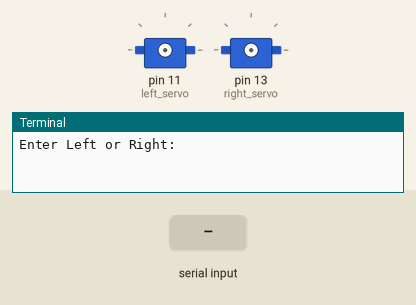
Recording of a program running on a simulated Raspberry Pi (header pin numbers). Shown: 2 × servo, the last lines printed to the terminal. Inputs (shaded band) come from the test bench. Servo angles are drawn from the pulse width (0.5 ms = 0°, 2.5 ms = 180°).

Above: at 1.2 s.
1.3 s: "Left" typed at the terminal, then Enter
At 3.2 s:
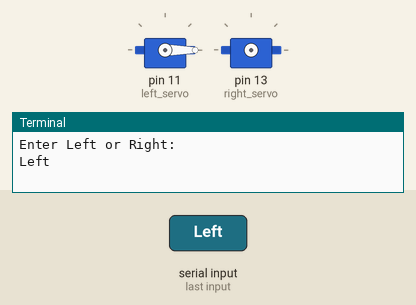
4.3 s: "Right" typed at the terminal, then Enter
At 6.7 s:
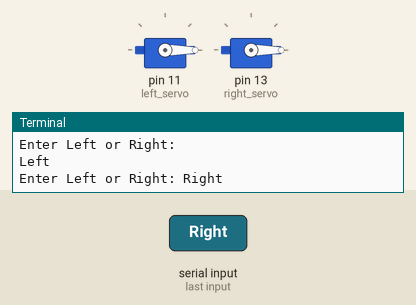
7.3 s: "Left" typed at the terminal, then Enter
At 7.8 s:
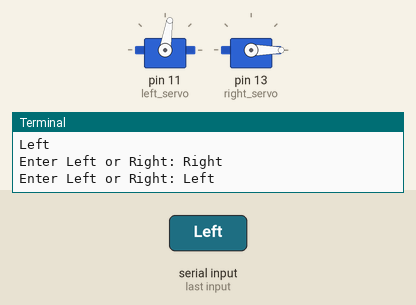
13.3 s: "Right" typed at the terminal, then Enter
At 13.6 s:
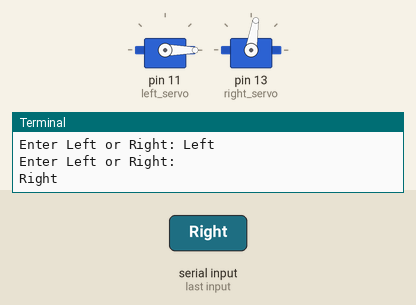
Timing chart, 0 to 15.8 s (numbered marks = the images above; inputs shaded):
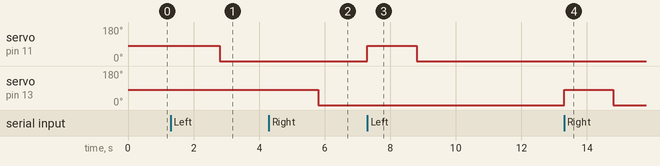

Measured:
- after the input at 1.3 s, servo on pin 11 (left_servo): 81° → 0° after 1.5 s
- after the input at 4.3 s, servo on pin 13 (right_servo): 81° → 0° after 1.5 s
- after the input at 7.3 s, servo on pin 11 (left_servo): 0° → 81° at once, → 0° 1.5 s later
- after the input at 13.3 s, servo on pin 13 (right_servo): 0° → 81° at once, → 0° 1.5 s later

The program:

actuator.py
```python
import RPi.GPIO as GPIO
import time

GPIO.setmode(GPIO.BOARD)

GPIO.setup(11, GPIO.OUT)
GPIO.setup(13, GPIO.OUT)

left_servo = GPIO.PWM(11, 50)
right_servo = GPIO.PWM(13, 50)
left_servo.start(0)
right_servo.start(0)
def set_angle(servo, angle):
	duty = angle / 18 + 2
	servo.ChangeDutyCycle(duty)
	time.sleep(0.5)
	servo.ChangeDutyCycle(0)

while True:
	direction = input("Enter Left or Right: ")
	if direction == "Left":
		set_angle(left_servo,90)
		time.sleep(1)
		set_angle(left_servo,0)
		time.sleep(1)
	elif direction == "Right":
		set_angle(right_servo,90)
		time.sleep(1)
		set_angle(right_servo,0)
		time.sleep(1)
	else:
		print("Invlid Input: Enter Left or Right")

left_servo.stop()
right_servo.stop()
GPIO.cleanup()
```
